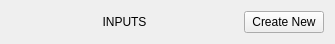
<?xml version="1.0" encoding="UTF-8"?>
<ui version="4.0">
 <class>JSONGUIGroupInput</class>
 <widget class="QWidget" name="JSONGUIGroupInput">
  <property name="geometry">
   <rect>
    <x>0</x>
    <y>0</y>
    <width>335</width>
    <height>44</height>
   </rect>
  </property>
  <property name="windowTitle">
   <string>Form</string>
  </property>
  <layout class="QGridLayout" name="gridLayout">
   <item row="0" column="0">
    <widget class="QLabel" name="label">
     <property name="text">
      <string>INPUTS</string>
     </property>
     <property name="alignment">
      <set>Qt::AlignCenter</set>
     </property>
    </widget>
   </item>
   <item row="0" column="1">
    <widget class="QPushButton" name="pushButton">
     <property name="sizePolicy">
      <sizepolicy hsizetype="Fixed" vsizetype="Fixed">
       <horstretch>0</horstretch>
       <verstretch>0</verstretch>
      </sizepolicy>
     </property>
     <property name="text">
      <string>Create New</string>
     </property>
    </widget>
   </item>
  </layout>
 </widget>
 <resources/>
 <connections/>
</ui>
